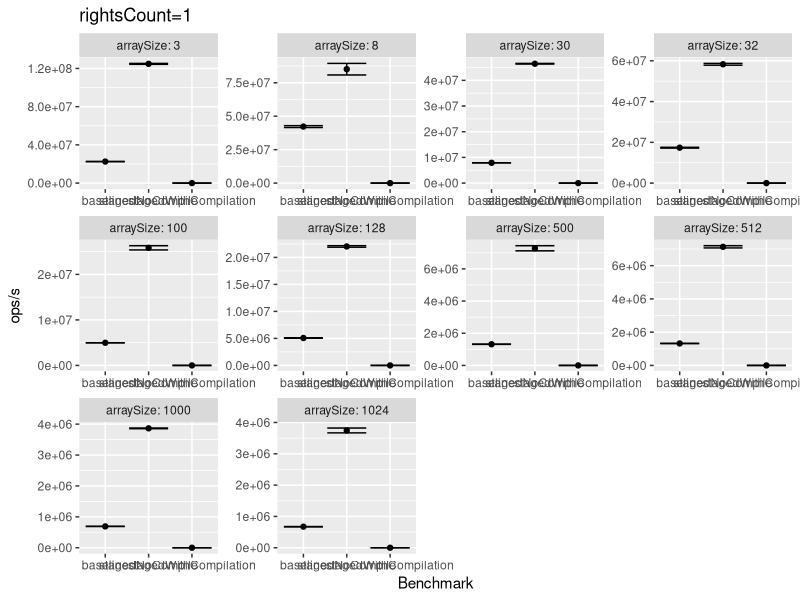
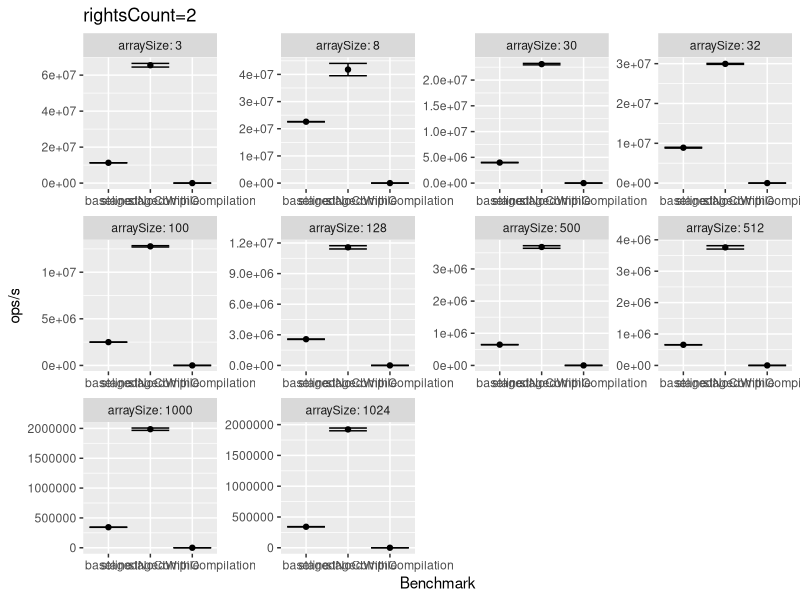
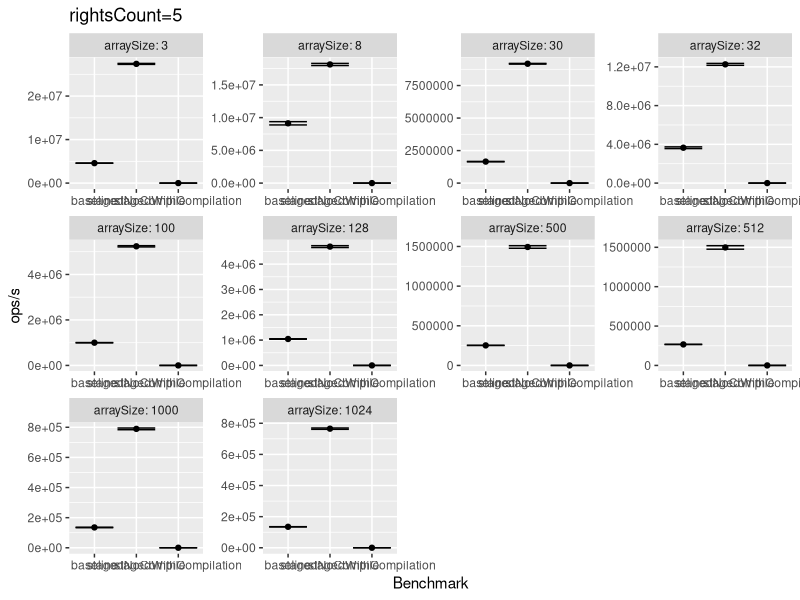
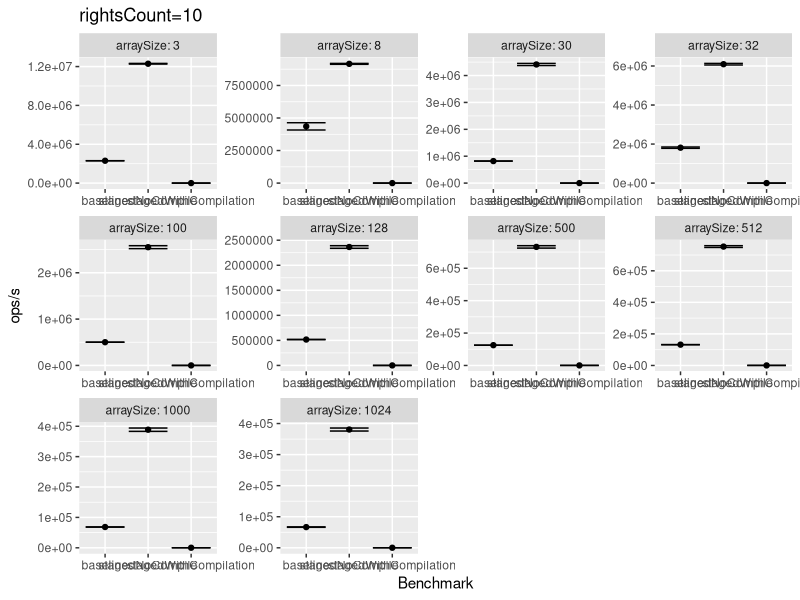
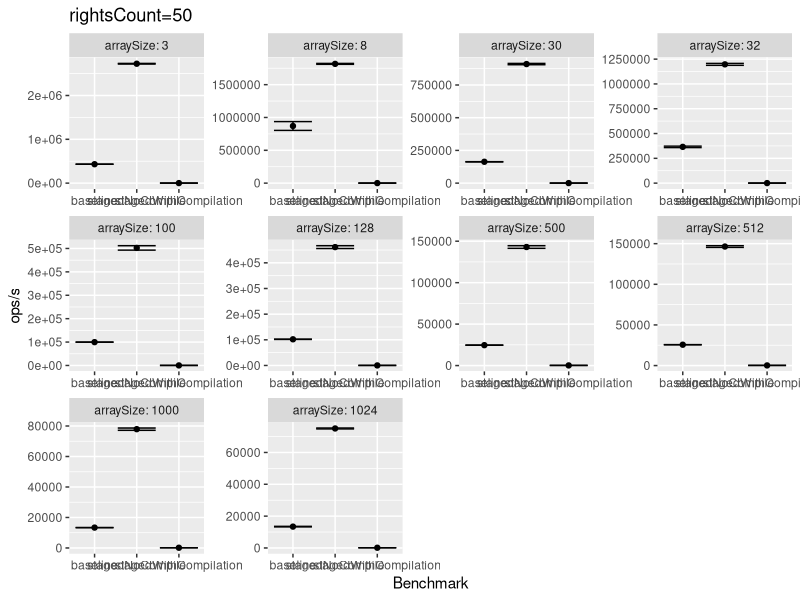
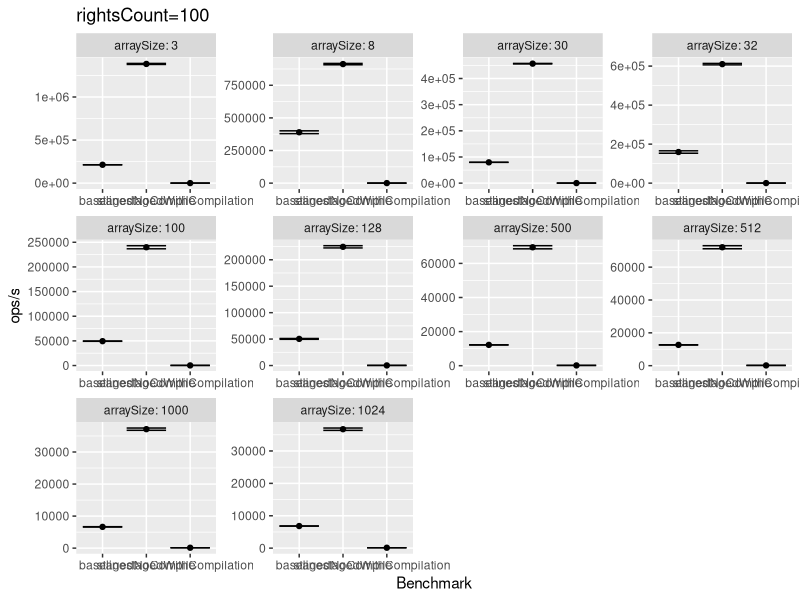

The R source for these figures, in order:
library(ggplot2)
library(plyr)
library(dplyr)
library(reshape2)
library(xtable)

bench.data = read.csv('benchmark.csv', header = TRUE)
bench.data$Benchmark = sub("[^.]*\\.", "", bench.data$Benchmark)

split.bench.data <- split(bench.data, bench.data$rightsCount)

plot_score <- function(dat) {
  rc <- unique(dat$rightsCount)

  ggplot(
    data = dat, 
    mapping = aes(x = Benchmark, y = Score, ymin = Score - Error, ymax = Score + Error)
  ) + 
  geom_point() +
  geom_errorbar() +
  ylab("ops/s") +
  xlab("Benchmark") +
  facet_wrap(facets = vars(arraySize), labeller = "label_both", scales = "free") +
  ggtitle(paste("rightsCount=", rc, sep=""))

  ggsave(
    filename = paste("bench-", rc, ".png", sep=""),
    width = 2 * 39.8,
    height = 2 * 22.4,
    units = "cm")
}

lapply(split.bench.data, plot_score)
